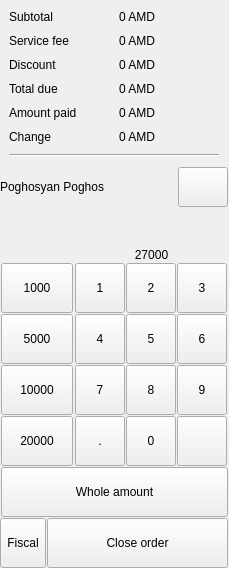
       <widget class="QWidget" name="wpayment" native="true">
        <property name="visible"><bool>false</bool></property><property name="sizePolicy">
         <sizepolicy hsizetype="Preferred" vsizetype="Expanding">
          <horstretch>0</horstretch>
          <verstretch>0</verstretch>
         </sizepolicy>
        </property>
        <layout class="QGridLayout" name="gridLayout_4">
         <property name="leftMargin">
          <number>0</number>
         </property>
         <property name="topMargin">
          <number>1</number>
         </property>
         <property name="rightMargin">
          <number>1</number>
         </property>
         <property name="bottomMargin">
          <number>0</number>
         </property>
         <property name="spacing">
          <number>1</number>
         </property>
         <item row="8" column="0" colspan="2">
          <layout class="QVBoxLayout" name="vlPayment" />
         </item>
         <item row="0" column="0" colspan="2">
          <widget class="QWidget" name="wpaymentinfo" native="true">
           <layout class="QGridLayout" name="gridLayout_7">
            <property name="spacing">
             <number>10</number>
            </property>
            <item row="4" column="0">
             <widget class="QLabel" name="label_5">
              <property name="text">
               <string>Amount paid</string>
              </property>
             </widget>
            </item>
            <item row="0" column="1">
             <widget class="QLabel" name="lbSubtotal">
              <property name="text">
               <string>0 AMD</string>
              </property>
             </widget>
            </item>
            <item row="1" column="0">
             <widget class="QLabel" name="lbServiceFeeName">
              <property name="text">
               <string>Service fee</string>
              </property>
             </widget>
            </item>
            <item row="2" column="1">
             <widget class="QLabel" name="lbDiscount">
              <property name="text">
               <string>0 AMD</string>
              </property>
             </widget>
            </item>
            <item row="0" column="0">
             <widget class="QLabel" name="label">
              <property name="text">
               <string>Subtotal</string>
              </property>
             </widget>
            </item>
            <item row="5" column="1">
             <widget class="QLabel" name="lbChange">
              <property name="text">
               <string>0 AMD</string>
              </property>
             </widget>
            </item>
            <item row="1" column="1">
             <widget class="QLabel" name="lbServiceFee">
              <property name="text">
               <string>0 AMD</string>
              </property>
             </widget>
            </item>
            <item row="4" column="1">
             <widget class="QLabel" name="lbAmountPaid">
              <property name="text">
               <string>0 AMD</string>
              </property>
             </widget>
            </item>
            <item row="3" column="1">
             <widget class="QLabel" name="lbTotalDue">
              <property name="text">
               <string>0 AMD</string>
              </property>
             </widget>
            </item>
            <item row="5" column="0">
             <widget class="QLabel" name="label_8">
              <property name="text">
               <string>Change</string>
              </property>
             </widget>
            </item>
            <item row="3" column="0">
             <widget class="QLabel" name="label_4">
              <property name="text">
               <string>Total due</string>
              </property>
             </widget>
            </item>
            <item row="6" column="0" colspan="2">
             <widget class="Line" name="line">
              <property name="orientation">
               <enum>Qt::Orientation::Horizontal</enum>
              </property>
             </widget>
            </item>
            <item row="2" column="0">
             <widget class="QLabel" name="lbDiscountFeeName">
              <property name="text">
               <string>Discount</string>
              </property>
             </widget>
            </item>
           </layout>
          </widget>
         </item>
         <item row="12" column="0">
          <widget class="QToolButton" name="btnPrintFiscal">
           <property name="sizePolicy">
            <sizepolicy hsizetype="Expanding" vsizetype="Fixed">
             <horstretch>0</horstretch>
             <verstretch>0</verstretch>
            </sizepolicy>
           </property>
           <property name="minimumSize">
            <size>
             <width>0</width>
             <height>50</height>
            </size>
           </property>
           <property name="text">
            <string>Fiscal</string>
           </property>
           <property name="checkable">
            <bool>true</bool>
           </property>
           <property name="fiscal" stdset="0">
            <string>1</string>
           </property>
          </widget>
         </item>
         <item row="10" column="0">
          <spacer name="verticalSpacer_2">
           <property name="orientation">
            <enum>Qt::Orientation::Vertical</enum>
           </property>
           <property name="sizeHint" stdset="0">
            <size>
             <width>20</width>
             <height>40</height>
            </size>
           </property>
          </spacer>
         </item>
         <item row="11" column="0" colspan="2">
          <widget class="QWidget" name="wselectpayment" native="true">
           <property name="minimumSize">
            <size>
             <width>0</width>
             <height>0</height>
            </size>
           </property>
           <layout class="QGridLayout" name="gridLayout_5">
            <property name="leftMargin">
             <number>0</number>
            </property>
            <property name="topMargin">
             <number>0</number>
            </property>
            <property name="rightMargin">
             <number>0</number>
            </property>
            <property name="bottomMargin">
             <number>0</number>
            </property>
            <property name="spacing">
             <number>1</number>
            </property>
            <item row="2" column="3">
             <widget class="QToolButton" name="btnNum4">
              <property name="minimumSize">
               <size>
                <width>50</width>
                <height>50</height>
               </size>
              </property>
              <property name="maximumSize">
               <size>
                <width>50</width>
                <height>50</height>
               </size>
              </property>
              <property name="text">
               <string>4</string>
              </property>
              <property name="num" stdset="0">
               <string>4</string>
              </property>
             </widget>
            </item>
            <item row="1" column="3">
             <widget class="QToolButton" name="btnNum1">
              <property name="minimumSize">
               <size>
                <width>50</width>
                <height>50</height>
               </size>
              </property>
              <property name="maximumSize">
               <size>
                <width>50</width>
                <height>50</height>
               </size>
              </property>
              <property name="text">
               <string>1</string>
              </property>
              <property name="num" stdset="0">
               <string>1</string>
              </property>
             </widget>
            </item>
            <item row="1" column="0" rowspan="5">
             <widget class="QWidget" name="wpaymentbuttons" native="true">
              <property name="sizePolicy">
               <sizepolicy hsizetype="Expanding" vsizetype="Preferred">
                <horstretch>0</horstretch>
                <verstretch>0</verstretch>
               </sizepolicy>
              </property>
              <layout class="QGridLayout" name="lPaymentButtons">
               <property name="leftMargin">
                <number>0</number>
               </property>
               <property name="topMargin">
                <number>0</number>
               </property>
               <property name="rightMargin">
                <number>0</number>
               </property>
               <property name="bottomMargin">
                <number>0</number>
               </property>
               <property name="spacing">
                <number>1</number>
               </property>
               <item row="0" column="0">
                <layout class="QGridLayout" name="glPaymentType">
                 <property name="spacing">
                  <number>1</number>
                 </property>
                </layout>
               </item>
              </layout>
             </widget>
            </item>
            <item row="1" column="5">
             <widget class="QToolButton" name="btnNum3">
              <property name="minimumSize">
               <size>
                <width>50</width>
                <height>50</height>
               </size>
              </property>
              <property name="maximumSize">
               <size>
                <width>50</width>
                <height>50</height>
               </size>
              </property>
              <property name="text">
               <string>3</string>
              </property>
              <property name="num" stdset="0">
               <string>3</string>
              </property>
             </widget>
            </item>
            <item row="0" column="3" colspan="4">
             <widget class="QLabel" name="lbAmount">
              <property name="text">
               <string>27000</string>
              </property>
              <property name="alignment">
               <set>Qt::AlignmentFlag::AlignCenter</set>
              </property>
             </widget>
            </item>
            <item row="4" column="4">
             <widget class="QToolButton" name="btnNum0">
              <property name="minimumSize">
               <size>
                <width>50</width>
                <height>50</height>
               </size>
              </property>
              <property name="maximumSize">
               <size>
                <width>50</width>
                <height>50</height>
               </size>
              </property>
              <property name="text">
               <string>0</string>
              </property>
              <property name="num" stdset="0">
               <string>0</string>
              </property>
             </widget>
            </item>
            <item row="2" column="4">
             <widget class="QToolButton" name="btnNum5">
              <property name="minimumSize">
               <size>
                <width>50</width>
                <height>50</height>
               </size>
              </property>
              <property name="maximumSize">
               <size>
                <width>50</width>
                <height>50</height>
               </size>
              </property>
              <property name="text">
               <string>5</string>
              </property>
              <property name="num" stdset="0">
               <string>5</string>
              </property>
             </widget>
            </item>
            <item row="4" column="5">
             <widget class="QToolButton" name="btnNumClear">
              <property name="minimumSize">
               <size>
                <width>50</width>
                <height>50</height>
               </size>
              </property>
              <property name="maximumSize">
               <size>
                <width>50</width>
                <height>50</height>
               </size>
              </property>
              <property name="text">
               <string />
              </property>
              <property name="icon">
               <iconset resource="resources/res.qrc">
                <normaloff>:/cancel.png</normaloff>:/cancel.png</iconset>
              </property>
              <property name="iconSize">
               <size>
                <width>24</width>
                <height>24</height>
               </size>
              </property>
             </widget>
            </item>
            <item row="1" column="4">
             <widget class="QToolButton" name="btnNum2">
              <property name="minimumSize">
               <size>
                <width>50</width>
                <height>50</height>
               </size>
              </property>
              <property name="maximumSize">
               <size>
                <width>50</width>
                <height>50</height>
               </size>
              </property>
              <property name="text">
               <string>2</string>
              </property>
              <property name="num" stdset="0">
               <string>2</string>
              </property>
             </widget>
            </item>
            <item row="2" column="5">
             <widget class="QToolButton" name="btnNum6">
              <property name="minimumSize">
               <size>
                <width>50</width>
                <height>50</height>
               </size>
              </property>
              <property name="maximumSize">
               <size>
                <width>50</width>
                <height>50</height>
               </size>
              </property>
              <property name="text">
               <string>6</string>
              </property>
              <property name="num" stdset="0">
               <string>6</string>
              </property>
             </widget>
            </item>
            <item row="3" column="3">
             <widget class="QToolButton" name="btnNum7">
              <property name="minimumSize">
               <size>
                <width>50</width>
                <height>50</height>
               </size>
              </property>
              <property name="maximumSize">
               <size>
                <width>50</width>
                <height>50</height>
               </size>
              </property>
              <property name="text">
               <string>7</string>
              </property>
              <property name="num" stdset="0">
               <string>7</string>
              </property>
             </widget>
            </item>
            <item row="3" column="4">
             <widget class="QToolButton" name="btnNum8">
              <property name="minimumSize">
               <size>
                <width>50</width>
                <height>50</height>
               </size>
              </property>
              <property name="maximumSize">
               <size>
                <width>50</width>
                <height>50</height>
               </size>
              </property>
              <property name="text">
               <string>8</string>
              </property>
              <property name="num" stdset="0">
               <string>8</string>
              </property>
             </widget>
            </item>
            <item row="3" column="5">
             <widget class="QToolButton" name="btnNum9">
              <property name="minimumSize">
               <size>
                <width>50</width>
                <height>50</height>
               </size>
              </property>
              <property name="maximumSize">
               <size>
                <width>50</width>
                <height>50</height>
               </size>
              </property>
              <property name="text">
               <string>9</string>
              </property>
              <property name="num" stdset="0">
               <string>9</string>
              </property>
             </widget>
            </item>
            <item row="4" column="3">
             <widget class="QToolButton" name="btnNumDot">
              <property name="minimumSize">
               <size>
                <width>50</width>
                <height>50</height>
               </size>
              </property>
              <property name="maximumSize">
               <size>
                <width>50</width>
                <height>50</height>
               </size>
              </property>
              <property name="text">
               <string>.</string>
              </property>
              <property name="num" stdset="0">
               <string>.</string>
              </property>
             </widget>
            </item>
            <item row="1" column="1">
             <widget class="QToolButton" name="btnCash1">
              <property name="minimumSize">
               <size>
                <width>72</width>
                <height>50</height>
               </size>
              </property>
              <property name="maximumSize">
               <size>
                <width>72</width>
                <height>50</height>
               </size>
              </property>
              <property name="text">
               <string>1000</string>
              </property>
              <property name="num" stdset="0">
               <string>1</string>
              </property>
             </widget>
            </item>
            <item row="2" column="1">
             <widget class="QToolButton" name="btnCash2">
              <property name="minimumSize">
               <size>
                <width>72</width>
                <height>50</height>
               </size>
              </property>
              <property name="maximumSize">
               <size>
                <width>72</width>
                <height>50</height>
               </size>
              </property>
              <property name="text">
               <string>5000</string>
              </property>
              <property name="num" stdset="0">
               <string>1</string>
              </property>
             </widget>
            </item>
            <item row="3" column="1">
             <widget class="QToolButton" name="btnCash3">
              <property name="minimumSize">
               <size>
                <width>72</width>
                <height>50</height>
               </size>
              </property>
              <property name="maximumSize">
               <size>
                <width>72</width>
                <height>50</height>
               </size>
              </property>
              <property name="text">
               <string>10000</string>
              </property>
              <property name="num" stdset="0">
               <string>1</string>
              </property>
             </widget>
            </item>
            <item row="4" column="1">
             <widget class="QToolButton" name="btnCash4">
              <property name="minimumSize">
               <size>
                <width>72</width>
                <height>50</height>
               </size>
              </property>
              <property name="maximumSize">
               <size>
                <width>72</width>
                <height>50</height>
               </size>
              </property>
              <property name="text">
               <string>20000</string>
              </property>
              <property name="num" stdset="0">
               <string>1</string>
              </property>
             </widget>
            </item>
            <item row="5" column="1" colspan="6">
             <widget class="QToolButton" name="btnSetWholeAmount">
              <property name="sizePolicy">
               <sizepolicy hsizetype="Expanding" vsizetype="Fixed">
                <horstretch>0</horstretch>
                <verstretch>0</verstretch>
               </sizepolicy>
              </property>
              <property name="minimumSize">
               <size>
                <width>50</width>
                <height>50</height>
               </size>
              </property>
              <property name="maximumSize">
               <size>
                <width>16777215</width>
                <height>50</height>
               </size>
              </property>
              <property name="text">
               <string>Whole amount</string>
              </property>
             </widget>
            </item>
           </layout>
          </widget>
         </item>
         <item row="12" column="1">
          <widget class="QToolButton" name="btnCloseOrder">
           <property name="sizePolicy">
            <sizepolicy hsizetype="Expanding" vsizetype="Fixed">
             <horstretch>1</horstretch>
             <verstretch>0</verstretch>
            </sizepolicy>
           </property>
           <property name="minimumSize">
            <size>
             <width>0</width>
             <height>50</height>
            </size>
           </property>
           <property name="text">
            <string>Close order</string>
           </property>
           <property name="checkable">
            <bool>false</bool>
           </property>
          </widget>
         </item>
         <item row="9" column="0" colspan="2">
          <widget class="QWidget" name="wDebtHolder" native="true">
           <property name="minimumSize">
            <size>
             <width>0</width>
             <height>0</height>
            </size>
           </property>
           <layout class="QHBoxLayout" name="horizontalLayout_3">
            <property name="spacing">
             <number>1</number>
            </property>
            <property name="leftMargin">
             <number>0</number>
            </property>
            <property name="topMargin">
             <number>0</number>
            </property>
            <property name="rightMargin">
             <number>0</number>
            </property>
            <property name="bottomMargin">
             <number>0</number>
            </property>
            <item>
             <widget class="QLabel" name="lbDebtHolderName">
              <property name="text">
               <string>Poghosyan Poghos</string>
              </property>
             </widget>
            </item>
            <item>
             <widget class="QToolButton" name="btnDebtHolderClear">
              <property name="minimumSize">
               <size>
                <width>40</width>
                <height>40</height>
               </size>
              </property>
              <property name="maximumSize">
               <size>
                <width>50</width>
                <height>50</height>
               </size>
              </property>
              <property name="text">
               <string />
              </property>
              <property name="icon">
               <iconset resource="resources/res.qrc">
                <normaloff>:/cancel.png</normaloff>:/cancel.png</iconset>
              </property>
              <property name="iconSize">
               <size>
                <width>24</width>
                <height>24</height>
               </size>
              </property>
             </widget>
            </item>
           </layout>
          </widget>
         </item>
        </layout>
       </widget>
